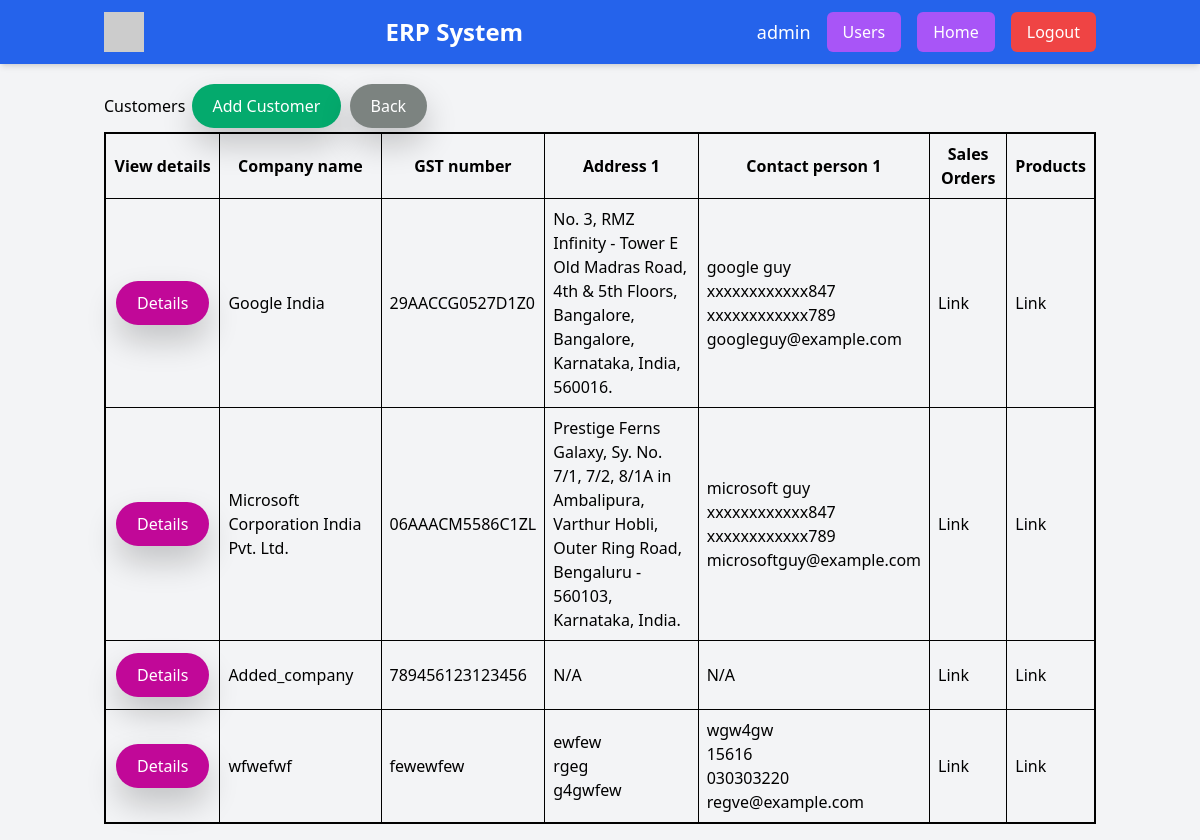
Before: /customers/customer_list (signed in) with the older database file.
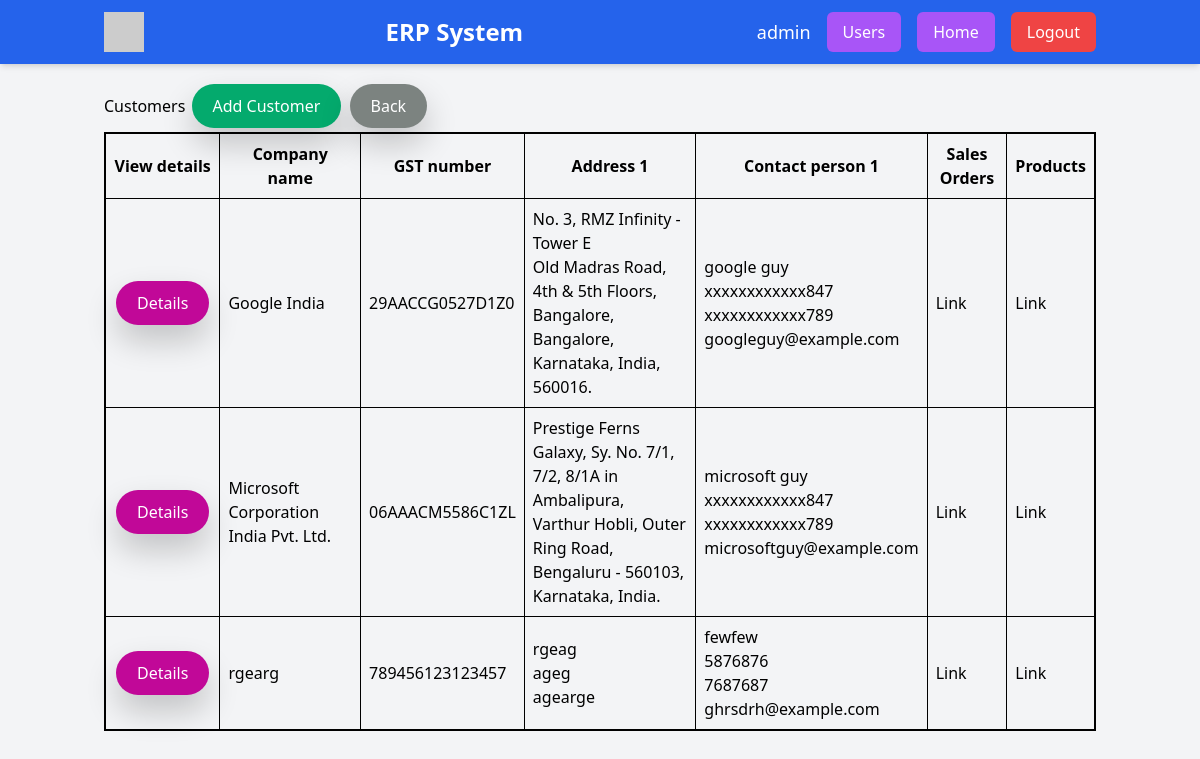
After: the same page with the newer database file.
### models.py (models this page shows, shortened)
class CUSTOMER(DB.Model):
    __tablename__ = 'customer'
    id = DB.Column(DB.Integer, primary_key=True)
    company_name = DB.Column(DB.String(256), unique=True, nullable=False)
    gst_number = DB.Column(DB.String(15), unique=True, nullable=False)
    deleted = DB.Column(DB.Boolean, nullable=False, default=False, index=True)
    addresses = DB.relationship('CUSTOMER_ADDRESSES', backref = 'customer', lazy = 'dynamic', cascade = 'all')
    contacts = DB.relationship('CUSTOMER_CONTACTS', backref = 'customer', lazy = 'dynamic', cascade = 'all')

class CUSTOMER_ADDRESSES(DB.Model):
    id = DB.Column(DB.Integer, primary_key=True)
    customer_id = DB.Column(DB.Integer, DB.ForeignKey('customer.id'), nullable=False)
    address_line1 = DB.Column(DB.String(128), nullable=False)
    address_line2 = DB.Column(DB.String(128))
    address_line3 = DB.Column(DB.String(128))
    default_address = DB.Column(DB.Boolean, nullable=False, default=False, index=True)
    deleted = DB.Column(DB.Boolean, nullable=False, default=False, index=True)

class CUSTOMER_CONTACTS(DB.Model):
    id = DB.Column(DB.Integer, primary_key=True)
    customer_id = DB.Column(DB.Integer, DB.ForeignKey('customer.id'), nullable=False)
    name = DB.Column(DB.String(64), nullable=False)
    mobile_number1 = DB.Column(DB.String(15), nullable=False)
    mobile_number2 = DB.Column(DB.String(15))
    email = DB.Column(DB.String(254), nullable=False)
    default_contact = DB.Column(DB.Boolean, nullable=False, default=False, index=True)
    deleted = DB.Column(DB.Boolean, nullable=False, default=False, index=True)

### routes/customers.py (the view)
@customers_bp.route('/customer_list', methods = ['GET'])
@login_required
def customer_list():
    customers_list = DB.session.execute(
        DB.select(
            CUSTOMER.id,
            CUSTOMER.company_name,
            CUSTOMER.gst_number,
            CUSTOMER_ADDRESSES.address_line1,
            CUSTOMER_ADDRESSES.address_line2,
            CUSTOMER_ADDRESSES.address_line3,
            CUSTOMER_CONTACTS.name,
            CUSTOMER_CONTACTS.mobile_number1,
            CUSTOMER_CONTACTS.mobile_number2,
            CUSTOMER_CONTACTS.email,
        )
        .outerjoin(CUSTOMER_ADDRESSES,(CUSTOMER.id == CUSTOMER_ADDRESSES.customer_id)&(CUSTOMER_ADDRESSES.deleted == False)&(CUSTOMER_ADDRESSES.default_address == True))
        .outerjoin(CUSTOMER_CONTACTS,(CUSTOMER.id == CUSTOMER_CONTACTS.customer_id)&(CUSTOMER_CONTACTS.deleted == False)&(CUSTOMER_CONTACTS.default_contact == True))
        .order_by(CUSTOMER.id)
    ).mappings().all()
    return render_template('customers.html',customers_html_var = customers_list)

### app.py (called while the page is built)
@login_manager.user_loader
def load_user(user_id):
    return USER.query.get(int(user_id))

### templates/customers.html
{% extends 'base.html' %}
{% block title %}Customers
<a href="{{ url_for('customers.add_customer') }}">
<button type="submit" class="button button_green">Add Customer</button>
</a>
<a href="{{ url_for('home') }}">
<button type="submit" class="button button_grey">Back</button>
</a>
{% endblock %}
{% block content %}
    <table class="table_bordered">
        <tr>
            <th>View details</th>
            <th>Company name</th>
            <th>GST number</th>
            <th>Address 1</th>
            <th>Contact person 1</th>
            <th>Sales Orders</th>
            <th>Products</th>
        </tr>
        {% for customer in customers_html_var %}
            <tr>
                <td><a href="{{ url_for('customers.customer_detail', customer_id=customer.id) }}"><button type="submit" class="button button_purple">Details</button></a></td>
                <td>{{ customer.company_name| default('N/A') }}</td>
                <td>{{ customer.gst_number| default('N/A') }}</td>
                <td>
                    {% if customer.address_line1 %}
                        {{ customer.address_line1 | default('N/A') }}<br>
                        {{ customer.address_line2 | default('N/A') }}<br>
                        {{ customer.address_line3 | default('N/A') }}
                    {% else %}
                        N/A
                    {% endif %}
                </td>
                <td>
                    {% if customer.name %}
                        {{ customer.name | default('N/A') }}<br>
                        {{ customer.mobile_number1 | default('N/A') }}<br>
                        {{ customer.mobile_number2 | default('N/A')}}<br>
                        {{ customer.email | default('N/A') }}
                    {% else %}
                        N/A
                    {% endif %}
                </td>
                <td>Link</td>
                <td>Link</td>
            </tr>
        {% endfor %}
    </table>
{% endblock %}

Changed rows visible on the page:
removed CUSTOMER: company_name "wfwefwf", gst_number "fewewfew"
removed CUSTOMER_ADDRESSES: address_line1 "ewfew", address_line2 "rgeg", address_line3 "g4gwfew"
removed CUSTOMER_CONTACTS: name "wgw4gw", mobile_number1 "15616", mobile_number2 "030303220", email "regve@example.com"
now on this page (row edited): CUSTOMER_ADDRESSES: address_line1 "rgeag", address_line2 "ageg", address_line3 "agearge"
now on this page (row edited): CUSTOMER_CONTACTS: name "fewfew", mobile_number1 "5876876", mobile_number2 "7687687", email "ghrsdrh@example.com"
Other visible differences:
new list line: "Details Link Link"
new list line: "rgearg 789456123123457"
list line gone: "Details N/A N/A Link Link"
list line gone: "Added_company 789456123123456"
list line gone: "Details Link Link"
